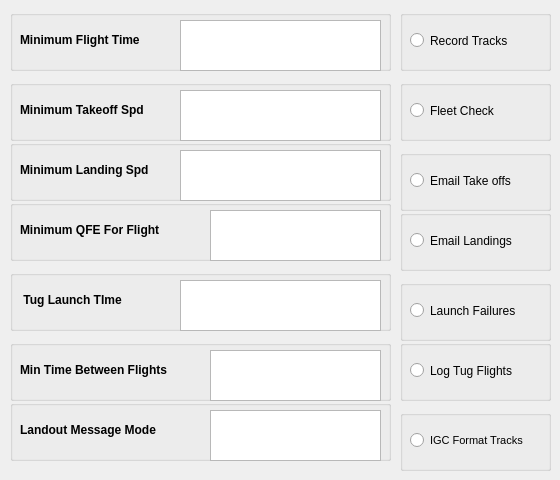
    <widget class="QWidget" name="FLight_Config">
     <attribute name="title">
      <string>Flight Config</string>
     </attribute>
     <widget class="QGroupBox" name="MinFlightTimeBox">
      <property name="geometry">
       <rect>
        <x>10</x>
        <y>10</y>
        <width>381</width>
        <height>61</height>
       </rect>
      </property>
      <property name="toolTip">
       <string>&lt;html&gt;&lt;head/&gt;&lt;body&gt;&lt;p&gt;Flight duration less than which is not considered a flight. Format hh:mm:ss&lt;/p&gt;&lt;/body&gt;&lt;/html&gt;</string>
      </property>
      <property name="title">
       <string/>
      </property>
      <widget class="QLabel" name="MinFlightTimeLabel">
       <property name="geometry">
        <rect>
         <x>10</x>
         <y>20</y>
         <width>151</width>
         <height>20</height>
        </rect>
       </property>
       <property name="font">
        <font>
         <pointsize>9</pointsize>
         <weight>75</weight>
         <bold>true</bold>
        </font>
       </property>
       <property name="text">
        <string>Minimum Flight Time</string>
       </property>
      </widget>
      <widget class="QTextEdit" name="MinFlightTime">
       <property name="geometry">
        <rect>
         <x>170</x>
         <y>10</y>
         <width>201</width>
         <height>51</height>
        </rect>
       </property>
      </widget>
     </widget>
     <widget class="QGroupBox" name="RecordTracksBox">
      <property name="geometry">
       <rect>
        <x>400</x>
        <y>10</y>
        <width>151</width>
        <height>61</height>
       </rect>
      </property>
      <property name="toolTip">
       <string>&lt;html&gt;&lt;head/&gt;&lt;body&gt;&lt;p&gt;Whether flight tracks are to be recorded&lt;/p&gt;&lt;/body&gt;&lt;/html&gt;</string>
      </property>
      <property name="title">
       <string/>
      </property>
      <widget class="QRadioButton" name="RecordTracksRadioButton">
       <property name="geometry">
        <rect>
         <x>10</x>
         <y>20</y>
         <width>141</width>
         <height>21</height>
        </rect>
       </property>
       <property name="toolTip">
        <string>&lt;html&gt;&lt;head/&gt;&lt;body&gt;&lt;p&gt;Record flight tracks Y|N&lt;/p&gt;&lt;/body&gt;&lt;/html&gt;</string>
       </property>
       <property name="text">
        <string>Record Tracks</string>
       </property>
      </widget>
     </widget>
     <widget class="QGroupBox" name="FleetCheckBox">
      <property name="geometry">
       <rect>
        <x>400</x>
        <y>80</y>
        <width>151</width>
        <height>61</height>
       </rect>
      </property>
      <property name="toolTip">
       <string>&lt;html&gt;&lt;head/&gt;&lt;body&gt;&lt;p&gt;Whether to only record flights in a specified fleet&lt;/p&gt;&lt;/body&gt;&lt;/html&gt;</string>
      </property>
      <property name="title">
       <string/>
      </property>
      <widget class="QRadioButton" name="FleetCheckRadioButton">
       <property name="geometry">
        <rect>
         <x>10</x>
         <y>20</y>
         <width>141</width>
         <height>21</height>
        </rect>
       </property>
       <property name="toolTip">
        <string>&lt;html&gt;&lt;head/&gt;&lt;body&gt;&lt;p&gt;Check for membership of fleet, Y|N&lt;/p&gt;&lt;/body&gt;&lt;/html&gt;</string>
       </property>
       <property name="text">
        <string>Fleet Check</string>
       </property>
      </widget>
     </widget>
     <widget class="QGroupBox" name="MinFlightQFEBox">
      <property name="geometry">
       <rect>
        <x>10</x>
        <y>200</y>
        <width>381</width>
        <height>61</height>
       </rect>
      </property>
      <property name="toolTip">
       <string>&lt;html&gt;&lt;head/&gt;&lt;body&gt;&lt;p&gt;Minimum altitude in metres attained for inclusion as a flight after takeoff&lt;/p&gt;&lt;/body&gt;&lt;/html&gt;</string>
      </property>
      <property name="title">
       <string/>
      </property>
      <widget class="QLabel" name="MinFlightQFELabel">
       <property name="geometry">
        <rect>
         <x>10</x>
         <y>20</y>
         <width>181</width>
         <height>20</height>
        </rect>
       </property>
       <property name="font">
        <font>
         <pointsize>9</pointsize>
         <weight>75</weight>
         <bold>true</bold>
        </font>
       </property>
       <property name="text">
        <string>Minimum QFE For Flight</string>
       </property>
      </widget>
      <widget class="QTextEdit" name="MinFlightQFE">
       <property name="geometry">
        <rect>
         <x>200</x>
         <y>10</y>
         <width>171</width>
         <height>51</height>
        </rect>
       </property>
      </widget>
     </widget>
     <widget class="QGroupBox" name="MinFlightTakeoffVBox">
      <property name="geometry">
       <rect>
        <x>10</x>
        <y>80</y>
        <width>381</width>
        <height>61</height>
       </rect>
      </property>
      <property name="toolTip">
       <string>&lt;html&gt;&lt;head/&gt;&lt;body&gt;&lt;p&gt;Minimum Vertical velocity to be considered as having left the ground&lt;/p&gt;&lt;/body&gt;&lt;/html&gt;</string>
      </property>
      <property name="title">
       <string/>
      </property>
      <widget class="QLabel" name="MinFlightTakeoffVLabel">
       <property name="geometry">
        <rect>
         <x>10</x>
         <y>20</y>
         <width>151</width>
         <height>20</height>
        </rect>
       </property>
       <property name="font">
        <font>
         <pointsize>9</pointsize>
         <weight>75</weight>
         <bold>true</bold>
        </font>
       </property>
       <property name="text">
        <string>Minimum Takeoff Spd</string>
       </property>
      </widget>
      <widget class="QTextEdit" name="MinFlightTakeoffVelocity">
       <property name="geometry">
        <rect>
         <x>170</x>
         <y>10</y>
         <width>201</width>
         <height>51</height>
        </rect>
       </property>
      </widget>
     </widget>
     <widget class="QGroupBox" name="MinFlightLandingVBox">
      <property name="geometry">
       <rect>
        <x>10</x>
        <y>140</y>
        <width>381</width>
        <height>61</height>
       </rect>
      </property>
      <property name="toolTip">
       <string>&lt;html&gt;&lt;head/&gt;&lt;body&gt;&lt;p&gt;Minimum horizontal velocity below which flight is considered to have landed&lt;/p&gt;&lt;/body&gt;&lt;/html&gt;</string>
      </property>
      <property name="title">
       <string/>
      </property>
      <widget class="QLabel" name="MinFlightLandingVLabel">
       <property name="geometry">
        <rect>
         <x>10</x>
         <y>20</y>
         <width>161</width>
         <height>20</height>
        </rect>
       </property>
       <property name="font">
        <font>
         <pointsize>9</pointsize>
         <weight>75</weight>
         <bold>true</bold>
        </font>
       </property>
       <property name="text">
        <string>Minimum Landing Spd</string>
       </property>
      </widget>
      <widget class="QTextEdit" name="MinFlightLandingVelocity">
       <property name="geometry">
        <rect>
         <x>170</x>
         <y>10</y>
         <width>201</width>
         <height>51</height>
        </rect>
       </property>
      </widget>
     </widget>
     <widget class="QGroupBox" name="MinTugLaunchBox">
      <property name="geometry">
       <rect>
        <x>10</x>
        <y>270</y>
        <width>381</width>
        <height>61</height>
       </rect>
      </property>
      <property name="toolTip">
       <string>&lt;html&gt;&lt;head/&gt;&lt;body&gt;&lt;p&gt;Time in seconds between tug and glider takeoff time to be considered a tug launch&lt;/p&gt;&lt;/body&gt;&lt;/html&gt;</string>
      </property>
      <property name="title">
       <string/>
      </property>
      <widget class="QLabel" name="MinTugLaunchLabel">
       <property name="geometry">
        <rect>
         <x>10</x>
         <y>20</y>
         <width>151</width>
         <height>20</height>
        </rect>
       </property>
       <property name="font">
        <font>
         <pointsize>9</pointsize>
         <weight>75</weight>
         <bold>true</bold>
        </font>
       </property>
       <property name="text">
        <string> Tug Launch TIme</string>
       </property>
      </widget>
      <widget class="QTextEdit" name="MinTugLaunchTIme">
       <property name="geometry">
        <rect>
         <x>170</x>
         <y>10</y>
         <width>201</width>
         <height>51</height>
        </rect>
       </property>
      </widget>
     </widget>
     <widget class="QGroupBox" name="MinFlightDeltaBox">
      <property name="geometry">
       <rect>
        <x>10</x>
        <y>340</y>
        <width>381</width>
        <height>61</height>
       </rect>
      </property>
      <property name="toolTip">
       <string>&lt;html&gt;&lt;head/&gt;&lt;body&gt;&lt;p&gt;Time difference between flights to be considered as separate flights. In hh:mm:ss (only 00:mm:ss makes sense)&lt;/p&gt;&lt;/body&gt;&lt;/html&gt;</string>
      </property>
      <property name="title">
       <string/>
      </property>
      <widget class="QLabel" name="MinFlightDeltaLabel">
       <property name="geometry">
        <rect>
         <x>10</x>
         <y>20</y>
         <width>191</width>
         <height>20</height>
        </rect>
       </property>
       <property name="font">
        <font>
         <pointsize>9</pointsize>
         <weight>75</weight>
         <bold>true</bold>
        </font>
       </property>
       <property name="text">
        <string>Min Time Between Flights</string>
       </property>
      </widget>
      <widget class="QTextEdit" name="MinFlightDeltaTime">
       <property name="geometry">
        <rect>
         <x>200</x>
         <y>10</y>
         <width>171</width>
         <height>51</height>
        </rect>
       </property>
      </widget>
     </widget>
     <widget class="QGroupBox" name="LandoutMsgBox">
      <property name="geometry">
       <rect>
        <x>10</x>
        <y>400</y>
        <width>381</width>
        <height>61</height>
       </rect>
      </property>
      <property name="toolTip">
       <string>&lt;html&gt;&lt;head/&gt;&lt;body&gt;&lt;p&gt;Method used for sending Landout messages. Only 'email' is supported.&lt;/p&gt;&lt;/body&gt;&lt;/html&gt;</string>
      </property>
      <property name="title">
       <string/>
      </property>
      <widget class="QLabel" name="LandoutMsgLabel">
       <property name="geometry">
        <rect>
         <x>10</x>
         <y>20</y>
         <width>191</width>
         <height>20</height>
        </rect>
       </property>
       <property name="font">
        <font>
         <pointsize>9</pointsize>
         <weight>75</weight>
         <bold>true</bold>
        </font>
       </property>
       <property name="text">
        <string>Landout Message Mode</string>
       </property>
      </widget>
      <widget class="QTextEdit" name="LandoutMsgMode">
       <property name="geometry">
        <rect>
         <x>200</x>
         <y>10</y>
         <width>171</width>
         <height>51</height>
        </rect>
       </property>
      </widget>
     </widget>
     <widget class="QGroupBox" name="TakeoffEmailBox">
      <property name="geometry">
       <rect>
        <x>400</x>
        <y>150</y>
        <width>151</width>
        <height>61</height>
       </rect>
      </property>
      <property name="toolTip">
       <string>&lt;html&gt;&lt;head/&gt;&lt;body&gt;&lt;p&gt;Whether to only record flights in a specified fleet&lt;/p&gt;&lt;/body&gt;&lt;/html&gt;</string>
      </property>
      <property name="title">
       <string/>
      </property>
      <widget class="QRadioButton" name="TakeoffEmailButton">
       <property name="geometry">
        <rect>
         <x>10</x>
         <y>20</y>
         <width>141</width>
         <height>21</height>
        </rect>
       </property>
       <property name="toolTip">
        <string>&lt;html&gt;&lt;head/&gt;&lt;body&gt;&lt;p&gt;Check for membership of fleet, Y|N&lt;/p&gt;&lt;/body&gt;&lt;/html&gt;</string>
       </property>
       <property name="text">
        <string>Email Take offs</string>
       </property>
      </widget>
     </widget>
     <widget class="QGroupBox" name="LandingEmailBox">
      <property name="geometry">
       <rect>
        <x>400</x>
        <y>210</y>
        <width>151</width>
        <height>61</height>
       </rect>
      </property>
      <property name="toolTip">
       <string>&lt;html&gt;&lt;head/&gt;&lt;body&gt;&lt;p&gt;Whether to only record flights in a specified fleet&lt;/p&gt;&lt;/body&gt;&lt;/html&gt;</string>
      </property>
      <property name="title">
       <string/>
      </property>
      <widget class="QRadioButton" name="LandingEmailButton">
       <property name="geometry">
        <rect>
         <x>10</x>
         <y>20</y>
         <width>141</width>
         <height>21</height>
        </rect>
       </property>
       <property name="toolTip">
        <string>&lt;html&gt;&lt;head/&gt;&lt;body&gt;&lt;p&gt;Check for membership of fleet, Y|N&lt;/p&gt;&lt;/body&gt;&lt;/html&gt;</string>
       </property>
       <property name="text">
        <string>Email Landings</string>
       </property>
      </widget>
     </widget>
     <widget class="QGroupBox" name="LaunchFailuresBox">
      <property name="geometry">
       <rect>
        <x>400</x>
        <y>280</y>
        <width>151</width>
        <height>61</height>
       </rect>
      </property>
      <property name="toolTip">
       <string>&lt;html&gt;&lt;head/&gt;&lt;body&gt;&lt;p&gt;Log Launch Failures&lt;/p&gt;&lt;/body&gt;&lt;/html&gt;</string>
      </property>
      <property name="title">
       <string/>
      </property>
      <widget class="QRadioButton" name="LaunchFailuresButton">
       <property name="geometry">
        <rect>
         <x>10</x>
         <y>20</y>
         <width>141</width>
         <height>21</height>
        </rect>
       </property>
       <property name="toolTip">
        <string>&lt;html&gt;&lt;head/&gt;&lt;body&gt;&lt;p&gt;Check for membership of fleet, Y|N&lt;/p&gt;&lt;/body&gt;&lt;/html&gt;</string>
       </property>
       <property name="text">
        <string>Launch Failures</string>
       </property>
      </widget>
     </widget>
     <widget class="QGroupBox" name="LogTugsBox">
      <property name="geometry">
       <rect>
        <x>400</x>
        <y>340</y>
        <width>151</width>
        <height>61</height>
       </rect>
      </property>
      <property name="toolTip">
       <string>&lt;html&gt;&lt;head/&gt;&lt;body&gt;&lt;p&gt;Log Tug FLights if checked&lt;/p&gt;&lt;/body&gt;&lt;/html&gt;</string>
      </property>
      <property name="title">
       <string/>
      </property>
      <widget class="QRadioButton" name="LogTugsButton">
       <property name="geometry">
        <rect>
         <x>10</x>
         <y>20</y>
         <width>141</width>
         <height>21</height>
        </rect>
       </property>
       <property name="toolTip">
        <string>&lt;html&gt;&lt;head/&gt;&lt;body&gt;&lt;p&gt;Check for membership of fleet, Y|N&lt;/p&gt;&lt;/body&gt;&lt;/html&gt;</string>
       </property>
       <property name="text">
        <string>Log Tug Flights</string>
       </property>
      </widget>
     </widget>
     <widget class="QGroupBox" name="IGCFormatTracksBox">
      <property name="geometry">
       <rect>
        <x>400</x>
        <y>410</y>
        <width>151</width>
        <height>61</height>
       </rect>
      </property>
      <property name="toolTip">
       <string>&lt;html&gt;&lt;head/&gt;&lt;body&gt;&lt;p&gt;Log Flights in IGC Format if checked&lt;/p&gt;&lt;/body&gt;&lt;/html&gt;</string>
      </property>
      <property name="title">
       <string/>
      </property>
      <widget class="QRadioButton" name="IGCFormatButton">
       <property name="geometry">
        <rect>
         <x>10</x>
         <y>20</y>
         <width>141</width>
         <height>21</height>
        </rect>
       </property>
       <property name="font">
        <font>
         <pointsize>8</pointsize>
        </font>
       </property>
       <property name="toolTip">
        <string>&lt;html&gt;&lt;head/&gt;&lt;body&gt;&lt;p&gt;Check for membership of fleet, Y|N&lt;/p&gt;&lt;/body&gt;&lt;/html&gt;</string>
       </property>
       <property name="text">
        <string>IGC Format Tracks</string>
       </property>
      </widget>
     </widget>
    </widget>
